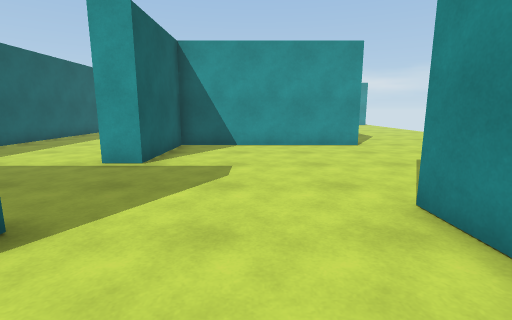
[1] (above)

19 first-person views from a walk through a Unity game level. The camera is 1.3 m above the floor, tilts 10° down and sees 85° across. The floor is counted in squares, 1 m on a side. Each view is taken from the middle of a square. On the plan, view 1 faces up. The plan holds only what a view shows up to about 13 squares ahead; the rest is blank. The place goes on beyond the plan. The player is left out.

[2]
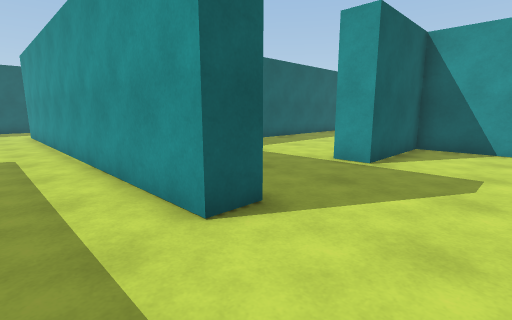

[3]
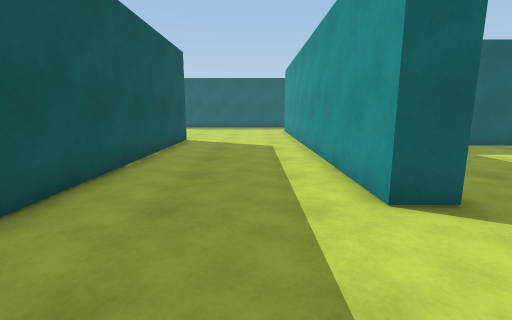

[4]
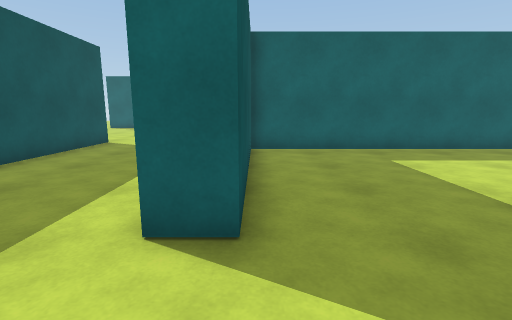

[5]
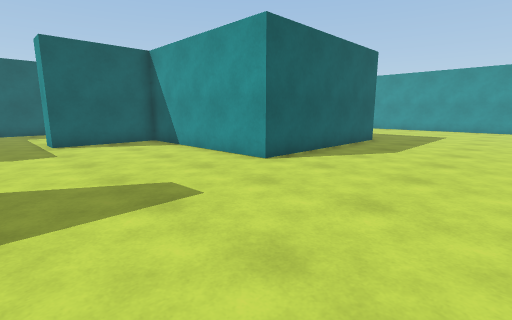

[6]
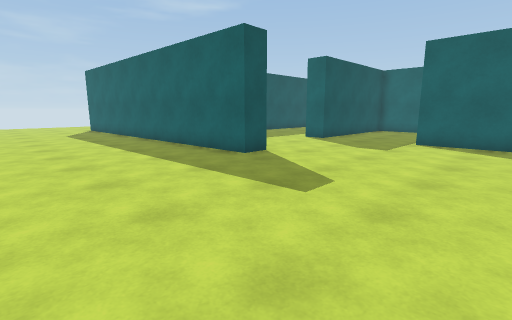

[7]
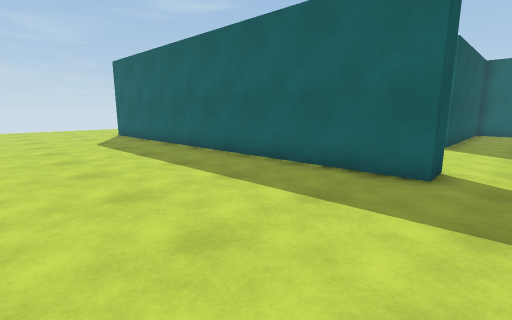

[8]
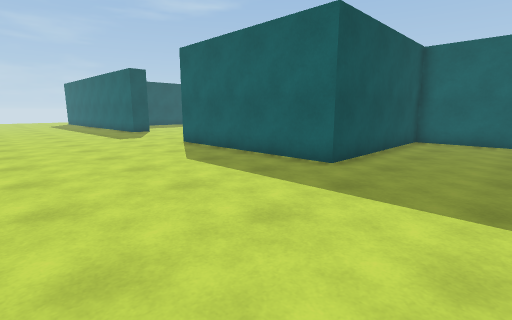

[9]
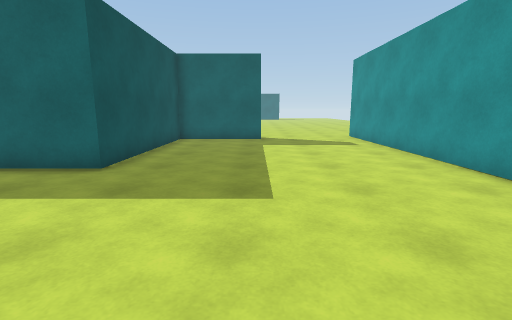

[10]
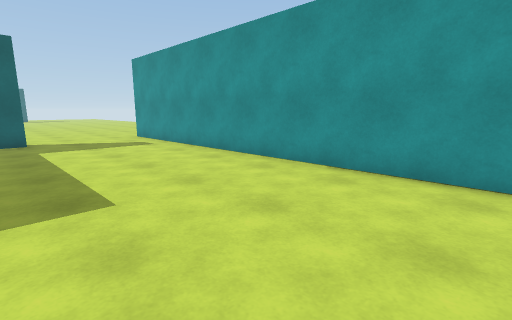

[11]
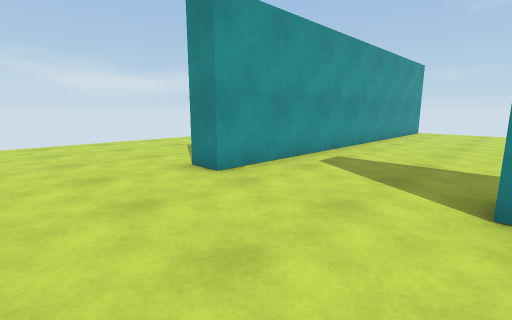

[12]
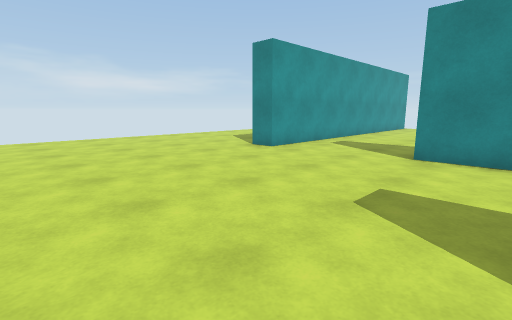

[13]
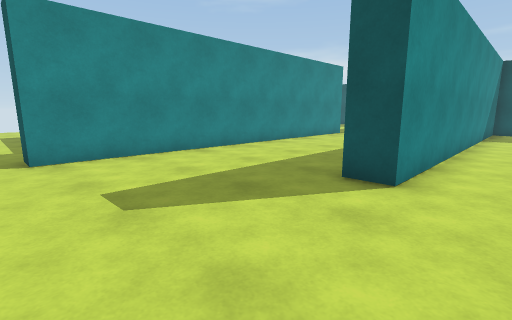

[14]
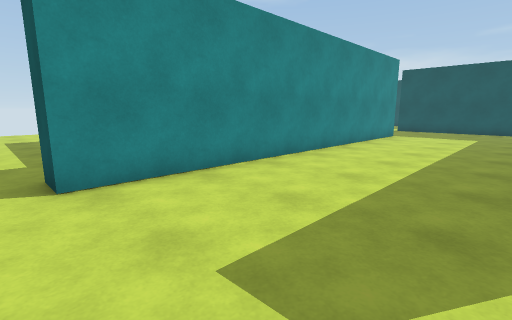

[15]
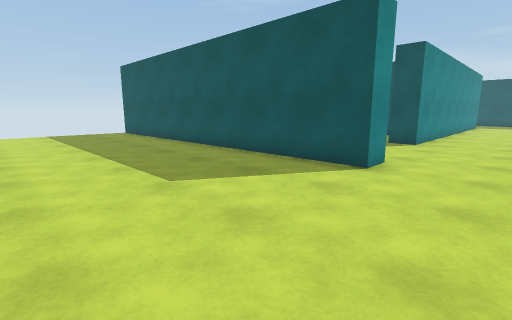

[16]
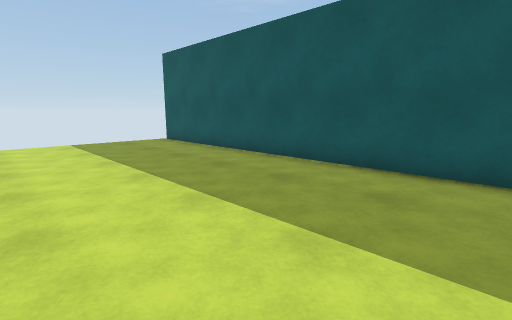

[17]
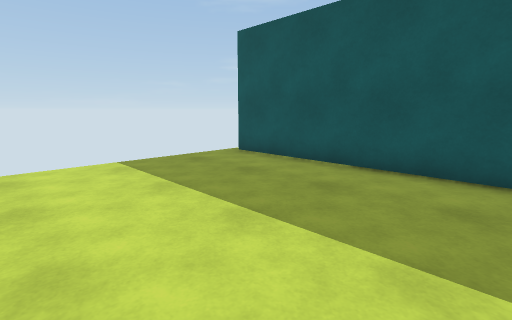

[18]
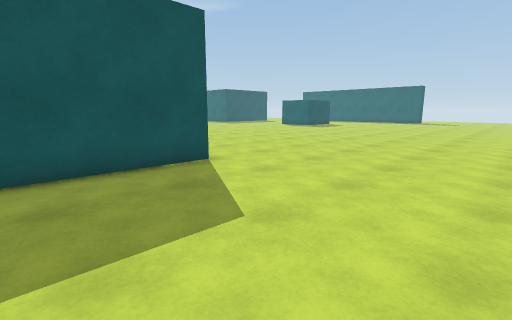

[19]
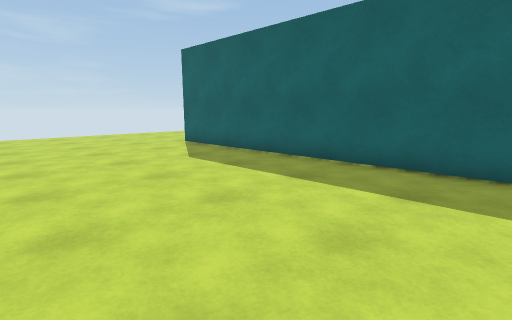

### Floor plan
Points are (right, up) in squares from view 1. A wall is a line through its corners. A room is listed if a view was taken in it or the views show most of it. See-through windows are left out.
Room 1 (views 1, 2, 3, 4, 5, 6, 7, 8, 9, 10, 11, 12, 13, 14, 15, 16, 17, 18, 19)
walls: (-3.8, 8.4) (-3.8, 21.2) (-2.7, 21.2) (-2.7, 17.5) (3.8, 17.5) (3.8, 10.5) (-2.7, 10.5) (-2.7, 6.8) (-3.9, 6.8); (-9.4, 13.2) (-9.4, 2.8); (9.9, 25.8) (-4.4, 25.8) (-4.4, 26.8) (10.1, 26.8); (2.3, 2.2) (2.2, 3.7) (3.2, 3.7) (3.7, -10.6); (-10.4, 4.9) (-10.4, 17) (-9.4, 17); (-8.4, 2.8) (-2.7, 2.8) (-2.7, 1.8) (-12.5, 1.8); (-11.6, -3.1) (-2.2, -3.1)
ways out: opening at (-12, -3.5)

Where each view was taken, in squares from view 1:
view 1: 0 up, 0 right, facing up
view 2: 0 up, 0 right, facing up-left
view 3: 0 up, 1 right, facing left
view 4: 3 up, 0 right, facing left
view 5: 5 up, 9 right, facing up-left
view 6: 10 up, 9 right, facing down-left
view 7: 5 up, 9 right, facing down-left
view 8: 21 up, 10 right, facing down-left
view 9: 21 up, 10 right, facing left
view 10: 20 up, 10 right, facing up-left
view 11: 21 up, 8 left, facing up-right
view 12: 19 up, 12 left, facing up-right
view 13: 22 up, 12 left, facing down-right
view 14: 22 up, 9 left, facing down-right
view 15: 33 up, 7 left, facing down-right
view 16: 33 up, 2 left, facing down-right
view 17: 33 up, 3 right, facing down-right
view 18: 33 up, 0 right, facing down-left
view 19: 0 up, 10 right, facing down-left
